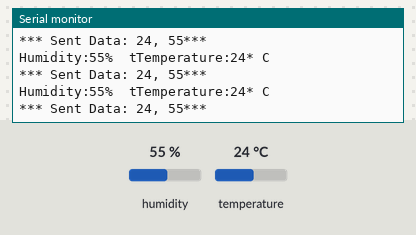
This sketch was run on a simulated ESP32. Shown: the last lines printed to the serial monitor. The inputs (shaded band) are chosen by the test bench; at power-on: humidity 55 %, temperature 24 °C. Nothing arrives over Bluetooth unless stated; a phone connects over Bluetooth LE 3 s after start.

Above: at 5.8 s.
5.9 s: humidity set to 22 %
At 7.5 s:
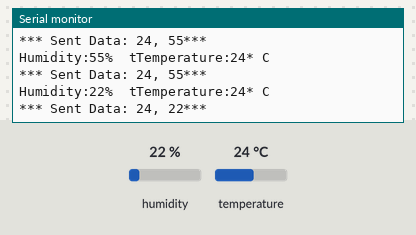
9.0 s: temperature set to 12 °C
At 9.5 s:
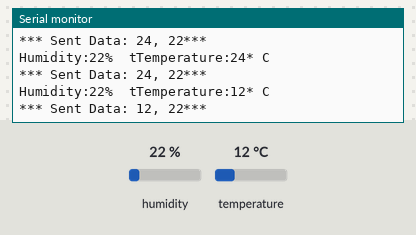
12.1 s: humidity set to 40 %
At 13.1 s:
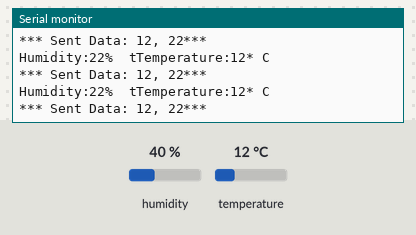
Timing chart, 0 to 15.1 s (numbered marks = the images above; inputs shaded):
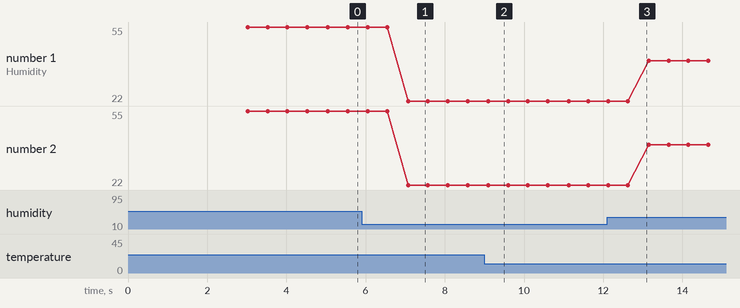

Measured:
- after the input at 5.9 s, the serial monitor: prints a new line after 1.2 s (image 1)
- after the input at 9.0 s, the serial monitor: prints a new line after 0.10 s (image 2)
- plotted number 1: 55 → 22 after the input at 5.9 s, 22 → 40 after the input at 12.1 s
- plotted number 2: 55 → 22 after the input at 5.9 s, 22 → 40 after the input at 12.1 s

The sketch:

BLE_notify_DataSensorDHT11.ino
```cpp
/*
   The design of creating the BLE server is:
   1. Create a BLE Server
   2. Create a BLE Service
   3. Create a BLE Characteristic on the Service
   4. Create a BLE Descriptor on the characteristic
   5. Start the service.
   6. Start advertising.

   A connect hander associated with the server starts a background task that performs notification
   every couple of seconds.
*/
#include <BLEDevice.h>
#include <BLEServer.h>
#include <BLEUtils.h>
#include <BLE2902.h>
#include <DHT.h>


BLEServer* pServer = NULL;
//BLEServer* pServer;
//BLECharacteristic* pCharacteristic = NULL;
BLECharacteristic* pCharacteristic;
bool deviceConnected = false;
bool oldDeviceConnected = false;
uint32_t value = 0;

#define DHTPIN 23 // DHT11 data pin
#define DHTTYPE DHT11 // Tipe sensor yang digunakan

DHT dht (DHTPIN, DHTTYPE);

int humidity;
int temperature;

// See the following for generating UUIDs:
// https://www.uuidgenerator.net/

#define SERVICE_UUID        "4fafc201-1fb5-459e-8fcc-c5c9c331914b"
#define CHARACTERISTIC_UUID "beb5483e-36e1-4688-b7f5-ea07361b26a8"
#define DHTDATA_CHAR_UUID "6E400003-B5A3-F393-E0A9-E50E24DCCA9E" // UUID data Sensor DHT


class MyServerCallbacks: public BLEServerCallbacks {
    void onConnect(BLEServer* pServer) {
      deviceConnected = true;
    };

    void onDisconnect(BLEServer* pServer) {
      deviceConnected = false;
    }
};


void setup() {
  Serial.begin(115200);

  // Create the BLE Device
  BLEDevice::init("ESP32");

  // Create the BLE Server
  BLEServer *pServer = BLEDevice::createServer();
  pServer->setCallbacks(new MyServerCallbacks());

  // Create the BLE Service
  BLEService *pService = pServer->createService(SERVICE_UUID);

  // Create a BLE Characteristic
  pCharacteristic = pService->createCharacteristic(
                      CHARACTERISTIC_UUID,
                      BLECharacteristic::PROPERTY_READ   |
                      BLECharacteristic::PROPERTY_WRITE  |
                      BLECharacteristic::PROPERTY_NOTIFY |
                      BLECharacteristic::PROPERTY_INDICATE
                    );

  // https://www.bluetooth.com/specifications/gatt/viewer?attributeXmlFile=org.bluetooth.descriptor.gatt.client_characteristic_configuration.xml
  // Create a BLE Descriptor
  pCharacteristic->addDescriptor(new BLE2902());

  // Start the service
  pService->start();

  // Start advertising
  BLEAdvertising *pAdvertising = BLEDevice::getAdvertising();
  pAdvertising->addServiceUUID(SERVICE_UUID);
  pAdvertising->setScanResponse(false);
  pAdvertising->setMinPreferred(0x0);  // set value to 0x00 to not advertise this parameter
  BLEDevice::startAdvertising();
  Serial.println("Waiting a client connection to notify...");
}

void loop() {
    // notify changed value
    if (deviceConnected) {

      // Pembacaan Data Sensor - Edit Disini
      humidity = dht.readHumidity ();
      temperature = dht.readTemperature ();
     // test if return is valid, otherwise something is wrong.
      if (isnan (temperature) || isnan (humidity)) {
        Serial.println ("Failed to read from DHT");
        }

        else {
            Serial.print ("Humidity:");
            Serial.print (humidity);
            Serial.print ("% \ t");
            Serial.print ("Temperature:");
            Serial.print (temperature);
            Serial.println ("* C");
        }

        char humidityString [2];
        char temperatureString [2];
        dtostrf (humidity, 1, 2, humidityString);
        dtostrf (temperature, 1, 2, temperatureString);

        char dhtDataString [16];
        sprintf (dhtDataString, "% d,% d", temperature, humidity);

        pCharacteristic-> setValue (dhtDataString);

        pCharacteristic-> notify ();  // Send the value to the application!
        Serial.print ("*** Sent Data:");
        Serial.print (dhtDataString);
        Serial.println ("***");
    }
    delay(500);


    // disconnecting
    if (!deviceConnected && oldDeviceConnected) {
        delay(500); // give the bluetooth stack the chance to get things ready
        pServer->startAdvertising(); // restart advertising
        Serial.println("start advertising");
        oldDeviceConnected = deviceConnected;
    }
    // connecting
    if (deviceConnected && !oldDeviceConnected) {
        // do stuff here on connecting
        oldDeviceConnected = deviceConnected;
    }

}
```
